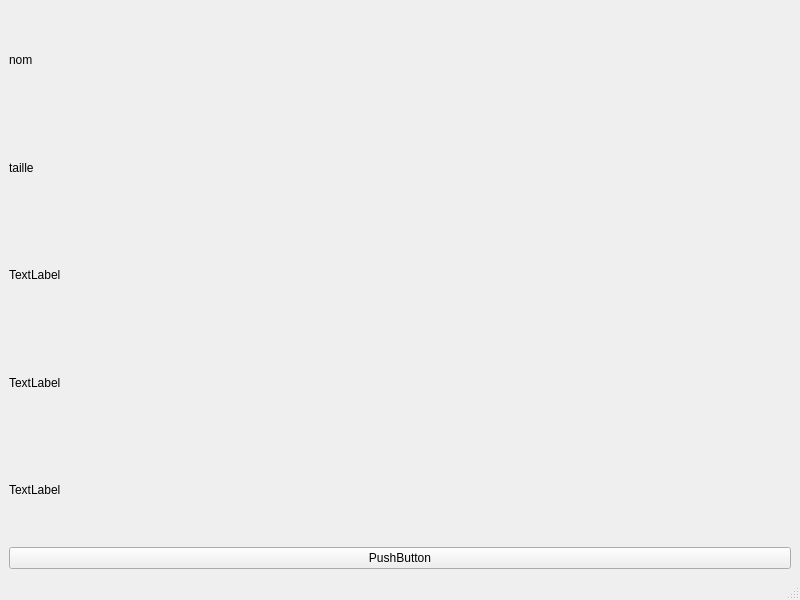
<?xml version="1.0" encoding="UTF-8"?>
<ui version="4.0">
 <class>MainWindow</class>
 <widget class="QMainWindow" name="MainWindow">
  <property name="geometry">
   <rect>
    <x>0</x>
    <y>0</y>
    <width>800</width>
    <height>600</height>
   </rect>
  </property>
  <property name="windowTitle">
   <string>MainWindow</string>
  </property>
  <widget class="QWidget" name="centralwidget">
   <layout class="QVBoxLayout" name="verticalLayout">
    <item>
     <widget class="QLabel" name="nom">
      <property name="text">
       <string>nom</string>
      </property>
     </widget>
    </item>
    <item>
     <widget class="QLabel" name="taille">
      <property name="text">
       <string>taille</string>
      </property>
     </widget>
    </item>
    <item>
     <widget class="QLabel" name="poid">
      <property name="text">
       <string>TextLabel</string>
      </property>
     </widget>
    </item>
    <item>
     <widget class="QLabel" name="age">
      <property name="text">
       <string>TextLabel</string>
      </property>
     </widget>
    </item>
    <item>
     <widget class="QLabel" name="genre">
      <property name="text">
       <string>TextLabel</string>
      </property>
     </widget>
    </item>
    <item>
     <widget class="QPushButton" name="aller">
      <property name="text">
       <string>PushButton</string>
      </property>
     </widget>
    </item>
   </layout>
  </widget>
  <widget class="QMenuBar" name="menubar">
   <property name="geometry">
    <rect>
     <x>0</x>
     <y>0</y>
     <width>800</width>
     <height>33</height>
    </rect>
   </property>
  </widget>
  <widget class="QStatusBar" name="statusbar"/>
 </widget>
 <resources/>
 <connections/>
</ui>
